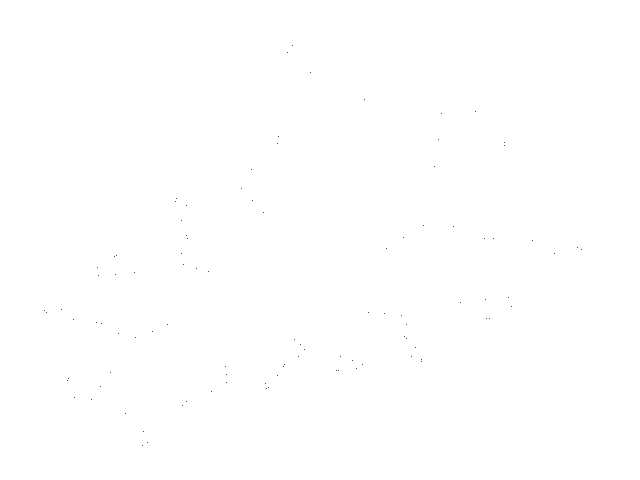
Frame 1 (no input)
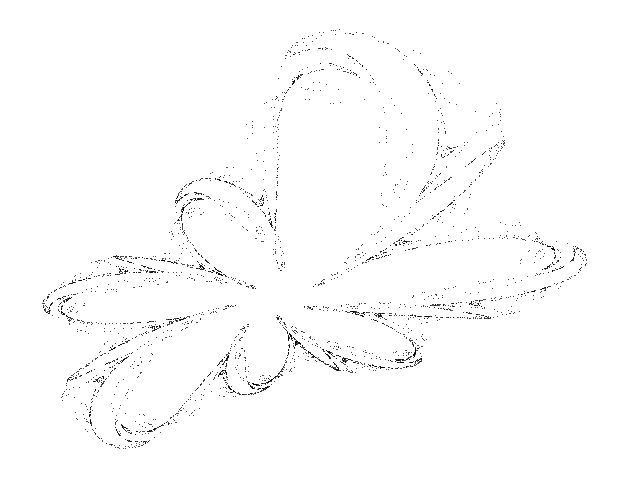
Frame 60 (the mouse pressed at the canvas centre just before this capture)
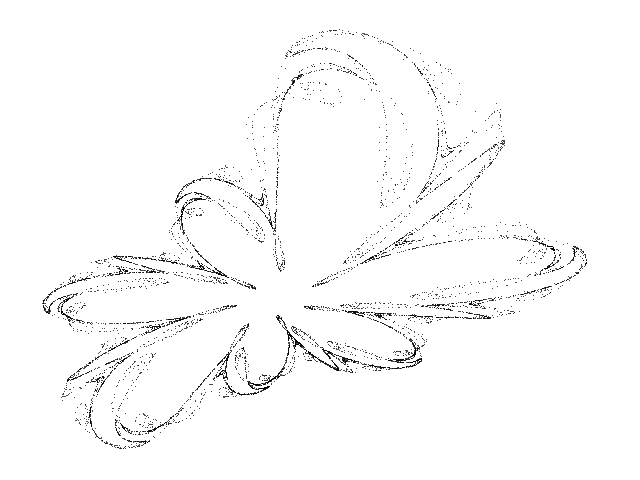
Frame 120 (the mouse held since frame 60 and released just before this capture)

The Processing sketch that drew these frames (run headless with seeded random() and noise(); from frame 60 on, the mouse is pressed at the canvas centre):

// Processing sketch: Quadratic_B
// ── Quadratic_B.pde
// Quadratic B chaotic map //

  float x = 0.1;
  float y = 0.1;
  float a1 = -0.7;
  float a2 = -0.4;
  float a3 = 0.5;
  float a4 = -1.0;
  float a5 = -0.9;
  float a6 = -0.8;
  float a7 = 0.5;
  float a8 = 0.5;
  float a9 = 0.3;
  float a10 = 0.9;
  float a11 = -0.1;
  float a12 = -0.9;


void setup() {
  
  size(640, 480);
  background(255);
  
}

void draw() {
  
  for (int i=0; i<100; i++) {
    
    float nx = x;
    float ny = y;
    
    x = a1 + a2 * nx + a3 * pow(nx, 2.0) + a4 * nx * ny + a5 * ny + a6 * pow(ny, 2.0);
    y = a7 + a8 * nx + a9 * pow(nx, 2.0) + a10 * nx * ny + a11 * ny + a12 * pow(ny, 2.0);
  
    point(480 + (420 * x), 240 + (320 * y));
        
  }

}
